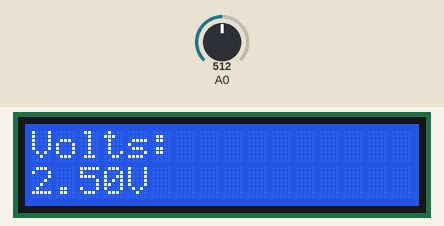
The sketch below on a simulated Arduino Uno, built with avr-gcc and run on an emulated ATmega328P. On the bench: 16×2 character LCD. The test bench sets the inputs (shaded band); at power-on: A0 = 512. What the sketch prints to the serial monitor is not drawn.

Above: at 1.2 s.
1.3 s: A0 set to 716
At 2.6 s:
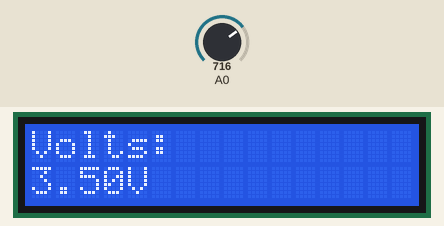
2.9 s: A0 set to 900
At 4.2 s:
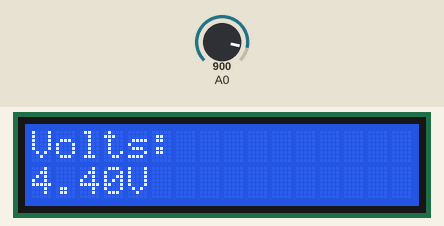
4.5 s: A0 set to 1023
At 5.8 s:
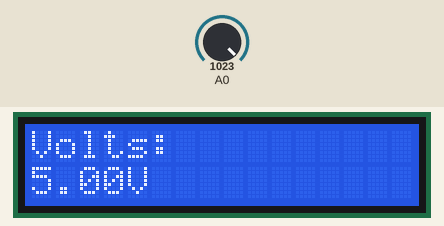
6.1 s: A0 set to 991
At 7.6 s:
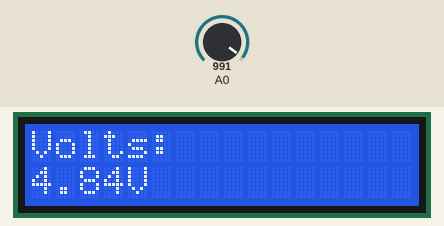
9.1 s: A0 set to 511
At 10.2 s:
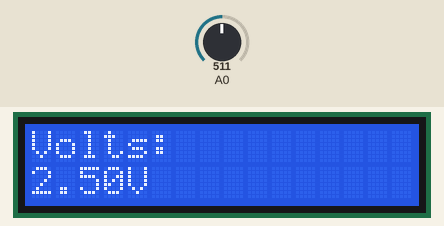
Timing chart, 0 to 11.7 s (numbered marks = the images above; inputs shaded):
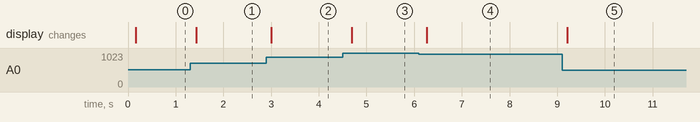

The sketch:

VoltmeterLab03.ino
```cpp
/*
  Voltmeter using LCD

  Program Goal:
  - Utilize reading of analog inputs to calculate and display the voltage.
  - Present the voltage reading on an LCD using LiquidCrystal libraries.

  Main Theme:
  Convert reading of analog input to voltage using map function/
  Then display the results of this conversion on a lcd display using LiquidCrystal Libraries.

  LiquidCrystal Commands and Functions Used:
  - lcd.begin(cols, rows): Initializes the LCD with the specified number of columns and rows.
  - lcd.setCursor(col, row): Sets the LCD cursor position to the specified column and row.
  - lcd.print(str): Prints the specified string on the LCD.
  - lcd.clear(): Clears the entire LCD display.

 lcd Pin Configuration:
  - LCD RS pin to digital pin 12
  - LCD Enable pin to digital pin 11
  - LCD D4 pin to digital pin 5
  - LCD D5 pin to digital pin 4
  - LCD D6 pin to digital pin 3
  - LCD D7 pin to digital pin 2

*/

#include <LiquidCrystal.h> // Includes LiquidCrystal llibrary which is used to program with lcd.

const int rs = 12, en = 11, d4 = 5, d5 = 4, d6 = 3, d7 = 2; //Defines the lcd pin configuration.
LiquidCrystal lcd(rs, en, d4, d5, d6, d7); // // Initializes LiquidCrystal object and tells what pins are being used on lcd.


void setup() {

  Serial.begin(9600);  // Initialize serial communication at 9600 baud.
  lcd.begin(16, 2);  // Initialize the LCD with 16 columns and 2 rows.
 // The first line and colunm are line and colunm 0.

}

void loop() {

  int sensorValue = analogRead(A0);  // sensorValue variable is equal to reading of analog value of pin A0.
  Serial.print("BitValue:");  // Prints exactly what's in "" on Serial Monitor.
  Serial.print(sensorValue);  // Print the value of sensorValue on Serial Monitor.

 float voltX = map(sensorValue, 0,1023, 0,5000);// Using map function converts from anaolog reading to millivolts
 float voltage = (voltX/1000);// Divides voltX by 1000 to get value in volts.
 // had to convert to millis cause map function cannot be a float varriable so to get decimal places must first convert value to milli then to volts.

  Serial.print("Voltage:");  // Print exactly hwta in "" label to the serial monitor.
  Serial.println(voltage);  // print value for voltage Serial Monitor.ln makes it so that everything printed after this print, is printed on a new line every time code is looped.
  delay(100);// delay for readability in the serial monitor.

  lcd.clear();  // Clears the lcd display.This is done to refresh display to prevent any artifacting.

  lcd.setCursor(0, 0);  // Set the cursor to column 0, line 0.
  lcd.print("Volts:");  // // Prints exactly whats in "" on lcd starting from last place cursor was set.
  lcd.setCursor(0, 1);  //// Set the cursor to column 0, line 1.
  lcd.print(voltage);  //Prints the updated value for voltage on lcd starting from last place cursor was set.
  lcd.print("V");  // Display the unit "V" on lcd starting from most last location of cursor in this case after voltage value.
}
```

Measured:
- after the input at 1.3 s, the display: changes after 0.13 s (image 1)
- after the input at 2.9 s, the display: changes after 0.11 s (image 2)
- after the input at 4.5 s, the display: changes after 0.19 s (image 3)
- after the input at 6.1 s, the display: changes after 0.16 s (image 4)
- after the input at 9.1 s, the display: changes after 0.11 s (image 5)
